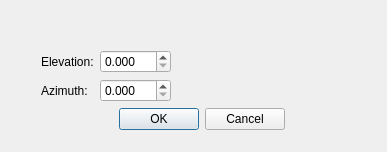
<?xml version="1.0" encoding="UTF-8"?>
<ui version="4.0">
 <class>AzElDialog</class>
 <widget class="QDialog" name="AzElDialog">
  <property name="geometry">
   <rect>
    <x>0</x>
    <y>0</y>
    <width>387</width>
    <height>152</height>
   </rect>
  </property>
  <property name="windowTitle">
   <string>Apply Rotor Position</string>
  </property>
  <widget class="QWidget" name="">
   <property name="geometry">
    <rect>
     <x>21</x>
     <y>40</y>
     <width>341</width>
     <height>91</height>
    </rect>
   </property>
   <layout class="QGridLayout" name="mainLayout">
    <property name="sizeConstraint">
     <enum>QLayout::SetFixedSize</enum>
    </property>
    <property name="leftMargin">
     <number>20</number>
    </property>
    <property name="topMargin">
     <number>10</number>
    </property>
    <property name="rightMargin">
     <number>20</number>
    </property>
    <property name="bottomMargin">
     <number>10</number>
    </property>
    <item row="0" column="0">
     <widget class="QLabel" name="label">
      <property name="text">
       <string>Elevation:</string>
      </property>
     </widget>
    </item>
    <item row="0" column="1">
     <widget class="QDoubleSpinBox" name="elSB">
      <property name="decimals">
       <number>3</number>
      </property>
      <property name="maximum">
       <double>180.000000000000000</double>
      </property>
     </widget>
    </item>
    <item row="0" column="2">
     <spacer name="horizontalSpacer">
      <property name="orientation">
       <enum>Qt::Horizontal</enum>
      </property>
      <property name="sizeHint" stdset="0">
       <size>
        <width>108</width>
        <height>20</height>
       </size>
      </property>
     </spacer>
    </item>
    <item row="1" column="0">
     <widget class="QLabel" name="label_2">
      <property name="text">
       <string>Azimuth:</string>
      </property>
     </widget>
    </item>
    <item row="1" column="1">
     <widget class="QDoubleSpinBox" name="azSB">
      <property name="decimals">
       <number>3</number>
      </property>
      <property name="maximum">
       <double>360.000000000000000</double>
      </property>
     </widget>
    </item>
    <item row="2" column="1" colspan="2">
     <widget class="QDialogButtonBox" name="buttonBox">
      <property name="orientation">
       <enum>Qt::Horizontal</enum>
      </property>
      <property name="standardButtons">
       <set>QDialogButtonBox::Cancel|QDialogButtonBox::Ok</set>
      </property>
     </widget>
    </item>
   </layout>
  </widget>
 </widget>
 <resources/>
 <connections>
  <connection>
   <sender>buttonBox</sender>
   <signal>accepted()</signal>
   <receiver>AzElDialog</receiver>
   <slot>accept()</slot>
   <hints>
    <hint type="sourcelabel">
     <x>248</x>
     <y>254</y>
    </hint>
    <hint type="destinationlabel">
     <x>157</x>
     <y>274</y>
    </hint>
   </hints>
  </connection>
  <connection>
   <sender>buttonBox</sender>
   <signal>rejected()</signal>
   <receiver>AzElDialog</receiver>
   <slot>reject()</slot>
   <hints>
    <hint type="sourcelabel">
     <x>316</x>
     <y>260</y>
    </hint>
    <hint type="destinationlabel">
     <x>286</x>
     <y>274</y>
    </hint>
   </hints>
  </connection>
 </connections>
</ui>
